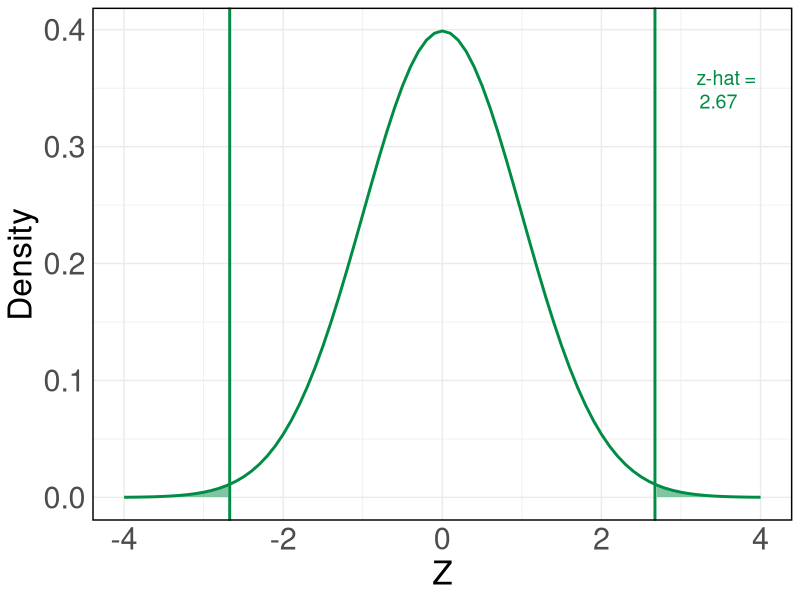

The R source for this figure:
## ---- chunk 1
knitr::opts_chunk$set(eval = T, echo = T)
## ---- chunk 2

n <- 14
p_hat <- 12/14

z_hat <- (p_hat - 0.5)/(sqrt(0.5*0.5) /sqrt(n))

pvalue =  2*(1 - pnorm(z_hat))

cat("z_hat=",round(z_hat,2), " valor-p=", pvalue, sep="")
## ---- chunk 3

# Load necessary libraries
library(ggplot2)
library(dplyr)

primary_color <- "#008C45"
secondary_color <- "#3949AB"
link_color <- "#FFD100"

# Set the mean and standard deviation
mu <- 0
sigma <- 1

# Significance level (α)
alpha <- 0.01

# Create the normal distribution data
x_values <- seq(-4, 4, by = 0.1)
y_values <- dnorm(x_values, mean = mu, sd = sigma)
normal_data <- data.frame(x = x_values, y = y_values)

# Calculate the cutoff points for the tails
cutoff_left <- qnorm(alpha / 2, mean = mu, sd = sigma)
cutoff_right <- qnorm(1 - alpha / 2, mean = mu, sd = sigma)

# Calculate the p-value corresponding to z-hat
pvalue <- 2 * (1 - pnorm(abs(z_hat), mean = mu, sd = sigma))

# Create the ggplot
normal_distribution_plot <- ggplot(normal_data, aes(x = x, y = y)) +
  geom_line(size = 1, color = primary_color) +

  # Add a vertical line for z-hat with the new color
  geom_vline(xintercept = c(-z_hat,z_hat), color = primary_color, size = 1) +
  
  # Add text label for z-hat
  annotate("text", x = z_hat + 0.9, y = max(normal_data$y) * 0.9, 
           label = paste("z-hat ="), 
           color = primary_color, size = 5) +
  
    annotate("text", x = z_hat + 0.8, y = max(normal_data$y) * 0.85, 
           label = paste(round(z_hat, 2)), 
           color = primary_color, size = 5) +
  
  # Add ribbon for the p-value corresponding to z-hat
  geom_ribbon(data = normal_data %>% filter(x >= z_hat),
              aes(x = x, ymin = 0, ymax = y),
              fill = primary_color, alpha = 0.5) +
  
    # Add ribbon for the p-value corresponding to z-hat
  geom_ribbon(data = normal_data %>% filter(x <= -z_hat),
              aes(x = x, ymin = 0, ymax = y),
              fill = primary_color, alpha = 0.5)  +
  
  # Add labels and theme
  labs(x = "Z", y = "Density") +
  theme_minimal() +
  theme(
    plot.title = element_text(face = "bold", size = 20),
    axis.text.y = element_text(size = 22),
    axis.text.x = element_text(size = 22),
    axis.title.y = element_text(size = 24),
    axis.title.x = element_text(size = 24),
    panel.border = element_rect(fill = NA, linewidth = 1)
  )

# Display the plot
print(normal_distribution_plot)

## ---- chunk 4

cat("𝛼=",0.01, "; valor-p=",pvalue, sep="")
